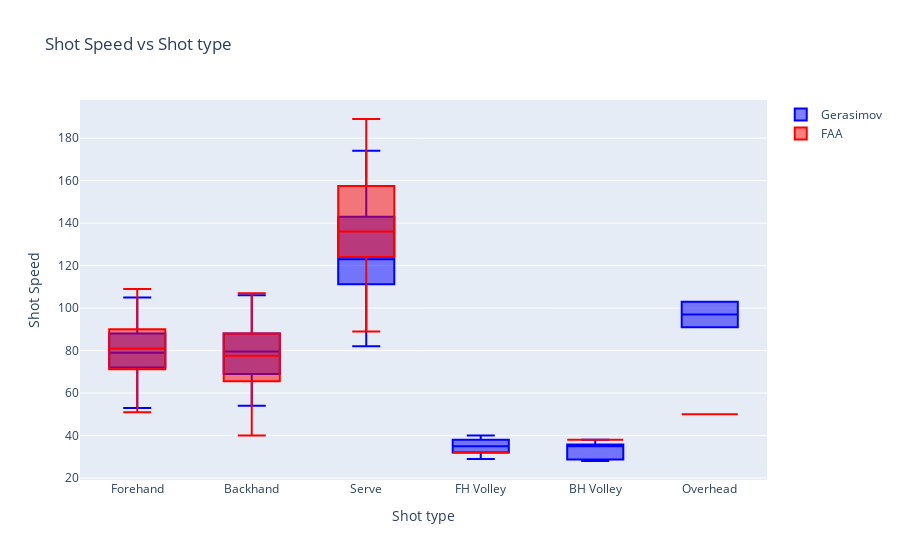

The notebook cell saved with this chart:
### Markdown cell above
# Box Plot

### Code cell
#créer une figure
fig = go.Figure()
#créer une courbe dont les x sont « world_rank » et les y sont « citations »
trace1 = go.Box(
    x=dfP1.Stroke, y=dfP1.Speed,
    text=dfP1.Player, #annote les points avec cette variable
    marker=dict(color='blue'), name=name1
)
fig.add_trace(trace1)
#ajouter une autre courbe
trace2 = go.Box(
    x=dfP2.Stroke, y=dfP2.Speed,
    text=dfP2.Player, #annote les points avec cette variable
    marker=dict(color='red'), name=name2
)
fig.add_trace(trace2)
#layout
fig.update_layout(title="Shot Speed vs Shot type", xaxis_title="Shot type", yaxis_title="Shot Speed")
#afficher
fig.show()

### Figure 1 — Plotly figure (JSON) as saved in the notebook; plotly's stock layout.template omitted (floating-point values rounded to 4 significant figures; data arrays with more than 128 entries replaced by an {"elided": "..."} marker saying what was removed)
{"data": [{"marker": {"color": "blue"}, "name": "Gerasimov", "text": {"elided": "459 str values"}, "type": "box", "x": {"elided": "459 str values"}, "y": {"elided": "459 int values"}}, {"marker": {"color": "red"}, "name": "FAA", "text": {"elided": "470 str values"}, "type": "box", "x": {"elided": "470 str values"}, "y": {"elided": "470 int values"}}], "layout": {"title": {"text": "Shot Speed vs Shot type"}, "xaxis": {"title": {"text": "Shot type"}}, "yaxis": {"title": {"text": "Shot Speed"}}}}
